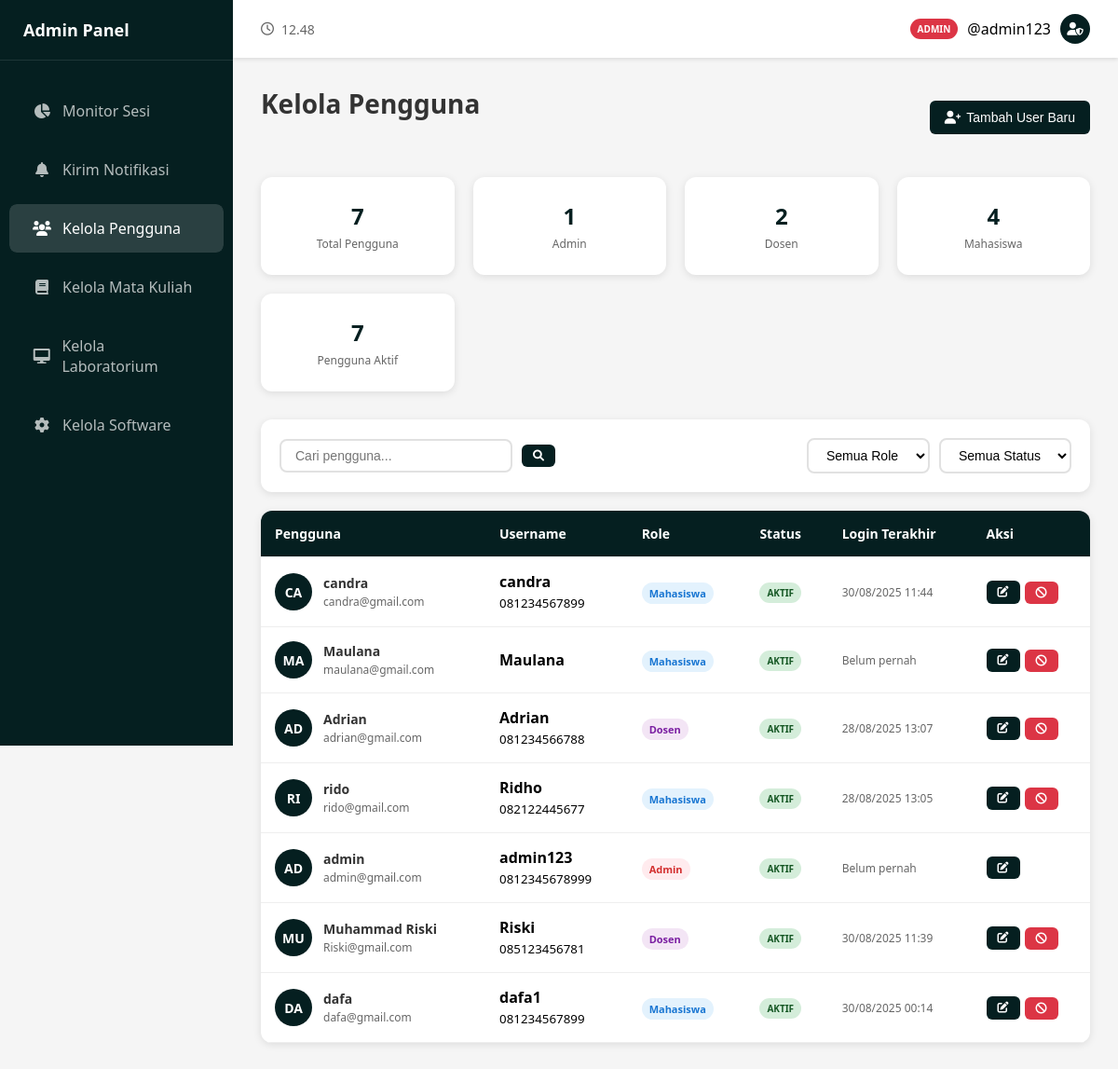
/admin/kelola_pengguna.php (signed in), run on the app's committed database.
### tables this page shows
CREATE TABLE `users` (
  `user_id` int(11) NOT NULL,
  `username` varchar(100) NOT NULL,
  `password` varchar(255) NOT NULL,
  `email` varchar(100) NOT NULL,
  `full_name` varchar(255) NOT NULL,
  `phone_number` varchar(20) DEFAULT NULL,
  `role` enum('mahasiswa','dosen','admin') NOT NULL,
  `status` enum('active','inactive','pending') NOT NULL DEFAULT 'pending',
  `profile_picture` varchar(255) DEFAULT NULL,
  `password_reset_token` varchar(255) DEFAULT NULL,
  `password_verified` tinyint(1) DEFAULT 0,
  `last_login` datetime DEFAULT NULL,
  `created_at` datetime DEFAULT current_timestamp(),
  `updated_at` datetime DEFAULT current_timestamp() ON UPDATE current_timestamp()
);

### admin/auth_admin.php (called while the page is built, shortened)
<?php
$admin_user = $_SESSION;
?>

### admin/kelola_pengguna.php (the view, shortened to what this page needs)
<?php
require_once 'auth_admin.php';
$users = [];
$stats = ['total_users' => 0, 'total_admin' => 0, 'total_dosen' => 0, 'total_mahasiswa' => 0, 'active_users' => 0];
$database = new Database();
$conn = $database->getConnection();
if ($conn) {
    try {
        $users_query = "SELECT * FROM users ORDER BY created_at DESC";
        $users_stmt = $conn->prepare($users_query);
        $users_stmt->execute();
        $users = $users_stmt->fetchAll(PDO::FETCH_ASSOC);
        $stats['total_users'] = count($users);
        foreach ($users as $user) {
            if ($user['role'] === 'admin') $stats['total_admin']++;
            if ($user['role'] === 'dosen') $stats['total_dosen']++;
            if ($user['role'] === 'mahasiswa') $stats['total_mahasiswa']++;
            if ($user['status'] === 'active') $stats['active_users']++;
        }
    } catch (Exception $e) {
        $message = "Error mengambil data: " . $e->getMessage();
        $message_type = "error";
    }
}
?>
<!DOCTYPE html>
<html lang="id">
<head>
    <link href="https://cdnjs.cloudflare.com/ajax/libs/font-awesome/6.0.0/css/all.min.css" rel="stylesheet">
    <link href="admin.css" rel="stylesheet">
</head>
<body>
<?php
    include 'sidebar_admin.php';
?>
    <div class="main-content">
    <?php include 'header_admin.php'; ?>
        <div class="content">
            <div class="page-header">
                <h1 class="page-title">Kelola Pengguna</h1>
                <button class="btn btn-primary" onclick="openModal('addUserModal')">
                    <i class="fas fa-user-plus"></i>
                    Tambah User Baru
                </button>
            </div>
            <div class="stats-grid">
                <div class="stat-card">
                    <div class="stat-number"><?php echo $stats['total_users']; ?></div>
                    <div class="stat-label">Total Pengguna</div>
                </div>
                <div class="stat-card">
                    <div class="stat-number"><?php echo $stats['total_admin']; ?></div>
                    <div class="stat-label">Admin</div>
                </div>
                <div class="stat-card">
                    <div class="stat-number"><?php echo $stats['total_dosen']; ?></div>
                    <div class="stat-label">Dosen</div>
                </div>
                <div class="stat-card">
                    <div class="stat-number"><?php echo $stats['total_mahasiswa']; ?></div>
                    <div class="stat-label">Mahasiswa</div>
                </div>
                <div class="stat-card">
                    <div class="stat-number"><?php echo $stats['active_users']; ?></div>
                    <div class="stat-label">Pengguna Aktif</div>
                </div>
            </div>
            <div class="controls">
                <div class="search-box">
                    <input type="text" class="search-input" placeholder="Cari pengguna..." id="searchInput">
                    <button class="btn btn-primary btn-sm">
                        <i class="fas fa-search"></i>
                    </button>
                </div>
                <div style="display: flex; gap: 10px; align-items: center;">
                    <select class="filter-select" id="roleFilter">
                        <option value="">Semua Role</option>
                    </select>
                    <select class="filter-select" id="statusFilter">
                        <option value="">Semua Status</option>
                    </select>
                </div>
            </div>
            <div class="users-table">
                <?php if (!empty($users)): ?>
                    <table class="table">
                        <thead>
                            <tr>
                                <th>Pengguna</th>
                                <th>Username</th>
                                <th>Role</th>
                                <th>Status</th>
                                <th>Login Terakhir</th>
                                <th>Aksi</th>
                            </tr>
                        </thead>
                        <tbody id="usersTableBody">
                            <?php foreach($users as $user): ?>
                                <tr data-role="<?php echo $user['role']; ?>" data-status="<?php echo $user['status']; ?>">
                                    <td>
                                        <div class="user-info-cell">
                                            <div class="user-avatar-table">
                                                <?php echo strtoupper(substr($user['full_name'], 0, 2)); ?>
                                            </div>
                                            <div class="user-details">
                                                <h4><?php echo htmlspecialchars($user['full_name']); ?></h4>
                                                <p><?php echo htmlspecialchars($user['email']); ?></p>
                                            </div>
                                        </div>
                                    </td>
                                    <td>
                                        <strong><?php echo htmlspecialchars($user['username']); ?></strong><br>
                                        <small><?php echo htmlspecialchars($user['phone_number'] ?? '-'); ?></small>
                                    </td>
                                    <td>
                                        <span class="role-badge role-<?php echo $user['role']; ?>">
                                            <?php echo ucfirst($user['role']); ?>
                                        </span>
                                    </td>
                                    <td>
                                        <span class="status-badge status-<?php echo $user['status']; ?>">
                                            <?php echo $user['status'] === 'active' ? 'Aktif' : 'Tidak Aktif'; ?>
                                        </span>
                                    </td>
                                    <td>
                                        <div class="last-login">
                                            <?php echo $user['last_login'] ? date('d/m/Y H:i', strtotime($user['last_login'])) : 'Belum pernah'; ?>
                                        </div>
                                    </td>
                                    <td>
                                        <div class="action-buttons">
                                            <button class="btn btn-primary btn-sm" onclick="editUser(<?php echo htmlspecialchars(json_encode($user)); ?>)">
                                                <i class="fas fa-edit"></i>
                                            </button>
                                            <?php if ($user['role'] !== 'admin'): ?>
                                                <form method="POST" style="display: inline;" onsubmit="return confirm('Apakah Anda yakin?')">
                                                    <?php if($user['status'] === 'active'): ?>
                                                        <button type="submit" class="btn btn-danger btn-sm" title="Nonaktifkan">
                                                            <i class="fas fa-ban"></i>
                                                        </button>
                                                    <?php else: ?>
                                                        <button type="submit" class="btn btn-success btn-sm" title="Aktifkan">
                                                            <i class="fas fa-check"></i>
                                                        </button>
                                                    <?php endif; ?>
                                                </form>
                                            <?php endif; ?>
                                            </div>
                                    </td>
                                </tr>
                            <?php endforeach; ?>
                        </tbody>
                    </table>
                <?php endif; ?>
            </div>
        </div>
    </div>
</body>
</html>

### admin/header_admin.php (shortened to what this page needs)
<div class="header">
    <div class="time-display">
        <i class="far fa-clock" style="margin-right: 8px;"></i>
        <span id="currentTime"></span>
    </div>
    <div class="user-menu">
        <div class="user-info" id="userMenuButton"> <div class="admin-badge">ADMIN</div>
            <span>@<?php echo htmlspecialchars($admin_user['username']); ?></span>
            <div class="user-avatar">
                <i class="fas fa-user-shield"></i>
            </div>
        </div>
    </div>
</div>

### admin/admin.css (style rules this page uses)
* { margin: 0; padding: 0; box-sizing: border-box; }
body { font-family: 'Segoe UI', Tahoma, Geneva, Verdana, sans-serif; background-color: #f5f5f5; display: flex; min-height: 100vh; }
.main-content { margin-left: 250px; flex: 1; padding: 0; }
.header { background-color: white; padding: 15px 30px; box-shadow: 0 2px 4px rgba(0,0,0,0.1); display: flex; justify-content: space-between; align-items: center; }
.time-display { display: flex; align-items: center; font-size: 14px; color: #666; }
.user-info { display: flex; align-items: center; gap: 10px; }
.admin-badge { background-color: #dc3545; color: white; padding: 4px 8px; border-radius: 12px; font-size: 10px; font-weight: 600; }
.user-avatar { width: 32px; height: 32px; background-color: #051F20; border-radius: 50%; display: flex; align-items: center; justify-content: center; color: white; font-size: 14px; }
.content { padding: 30px; }
.page-header { display: flex; justify-content: space-between; align-items: center; margin-bottom: 30px; }
.page-title { font-size: 28px; color: #333; font-weight: 600; margin-bottom: 30px; }
.btn { padding: 10px 20px; border: none; border-radius: 8px; font-size: 14px; font-weight: 600; cursor: pointer; text-decoration: none; display: inline-flex; align-items: center; gap: 8px; transition: background-color 0.3s; }
.btn-primary { background-color: #051F20; color: white; }
.btn-danger { background-color: #dc3545; color: white; }
.btn-sm { padding: 6px 12px; font-size: 12px; }
.stats-grid { display: grid; grid-template-columns: repeat(auto-fit, minmax(200px, 1fr)); gap: 20px; margin-bottom: 30px; }
.stat-card { background-color: white; padding: 25px; border-radius: 12px; box-shadow: 0 2px 8px rgba(0,0,0,0.1); transition: transform 0.2s; text-align: center; }
.stat-number { font-size: 32px; font-weight: 700; color: #051F20; margin-bottom: 5px; }
.stat-label { color: #666; font-size: 14px; }
.controls { background-color: white; padding: 20px; border-radius: 12px; box-shadow: 0 2px 8px rgba(0,0,0,0.1); margin-bottom: 20px; display: flex; justify-content: space-between; align-items: center; flex-wrap: wrap; gap: 15px; }
.search-box { display: flex; align-items: center; gap: 10px; }
.search-input { padding: 8px 15px; border: 2px solid #e1e1e1; border-radius: 8px; font-size: 14px; width: 250px; }
.filter-select { padding: 8px 15px; border: 2px solid #e1e1e1; border-radius: 8px; font-size: 14px; background-color: white; }
.users-table { background-color: white; border-radius: 12px; overflow: hidden; box-shadow: 0 2px 8px rgba(0,0,0,0.1); }
.table { width: 100%; border-collapse: collapse; }
.table th, .table td { padding: 15px; text-align: left; border-bottom: 1px solid #eee; }
.table th { background-color: #051F20; color: white; font-weight: 600; font-size: 14px; }
.user-info-cell { display: flex; align-items: center; gap: 12px; }
.user-avatar-table { width: 40px; height: 40px; border-radius: 50%; background-color: #051F20; display: flex; align-items: center; justify-content: center; color: white; font-weight: 600; font-size: 14px; }
.user-details h4 { font-size: 14px; color: #333; margin-bottom: 2px; }
.user-details p { font-size: 12px; color: #666; }
.action-buttons { display: flex; gap: 5px; }
.last-login { font-size: 12px; color: #666; }
.role-badge { padding: 4px 8px; border-radius: 12px; font-size: 11px; font-weight: 600; }
.role-admin { background-color: #ffebee; color: #d32f2f; }
.role-dosen { background-color: #f3e5f5; color: #7b1fa2; }
.role-mahasiswa { background-color: #e3f2fd; color: #1976d2; }
.status-badge { padding: 4px 8px; border-radius: 12px; font-size: 11px; font-weight: 600; }
.status-active { background-color: #d4edda; color: #155724; }
.stat-number { font-size: 24px; font-weight: 700; color: #051F20; margin-bottom: 5px; }
.stat-label { font-size: 12px; color: #666; }
.status-badge { padding: 4px 10px; border-radius: 12px; font-size: 11px; font-weight: 600; display: inline-block; }
.status-badge { padding: 4px 8px; border-radius: 12px; font-size: 10px; font-weight: 600; text-transform: uppercase; }
.btn { border: none; border-radius: 6px; padding: 10px 16px; font-size: 14px; font-weight: 500; cursor: pointer; transition: all 0.2s ease; display: inline-flex; align-items: center; gap: 6px; text-decoration: none; }
.user-menu { position: relative; }
.user-info { cursor: pointer; display: flex; align-items: center; gap: 10px; }
.user-info { cursor: pointer; / display: flex; align-items: center; gap: 10px; }

### data on the page
users: username "admin123", full_name "AD", full_name "admin", email "admin@gmail.com", phone_number "0812345678999", role "Admin", status "AKTIF", shows "Belum pernah"
users: full_name "CA", full_name "candra", email "candra@gmail.com", username "candra", phone_number "081234567899", role "Mahasiswa", status "AKTIF", last_login "30/08/2025 11:44"
users: full_name "MA", full_name "Maulana", email "maulana@gmail.com", username "Maulana", role "Mahasiswa", status "AKTIF", shows "Belum pernah"
users: full_name "AD", full_name "Adrian", email "adrian@gmail.com", username "Adrian", phone_number "081234566788", role "Dosen", status "AKTIF", last_login "28/08/2025 13:07"
users: full_name "RI", full_name "rido", email "rido@gmail.com", username "Ridho", phone_number "082122445677", role "Mahasiswa", status "AKTIF", last_login "28/08/2025 13:05"
users: full_name "MU", full_name "Muhammad Riski", email "Riski@gmail.com", username "Riski", phone_number "085123456781", role "Dosen", status "AKTIF", last_login "30/08/2025 11:39"
users: full_name "DA", full_name "dafa", email "dafa@gmail.com", username "dafa1", phone_number "081234567899", role "Mahasiswa", status "AKTIF", last_login "30/08/2025 00:14"

### other printed values
$stats['total_users'] "7"
$stats['total_admin'] "1"
$stats['total_dosen'] "2"
$stats['total_mahasiswa'] "4"
$stats['active_users'] "7"
